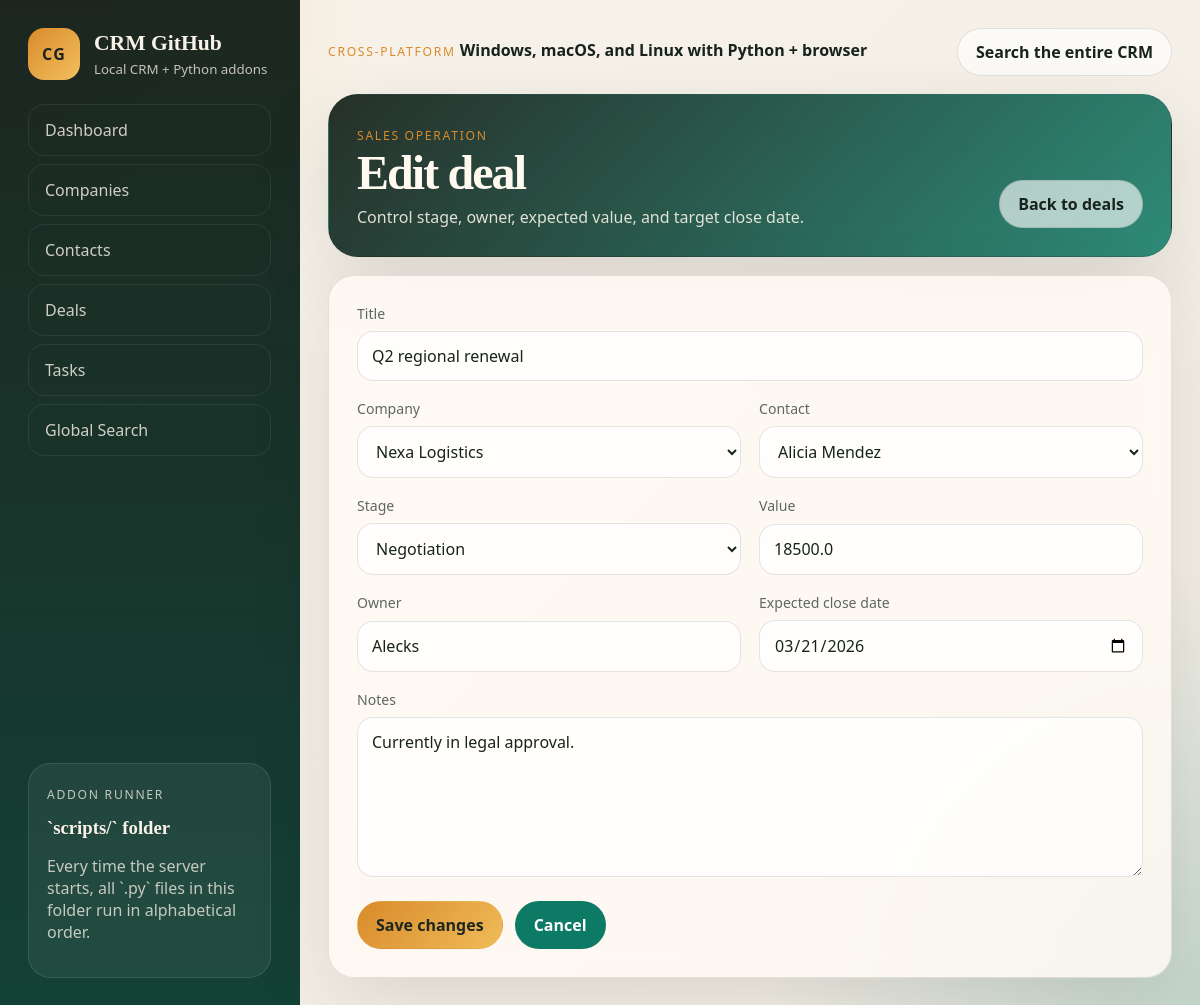
The page /deals/1/edit on the database its author committed.
### tables this page shows
CREATE TABLE deals (
    id INTEGER PRIMARY KEY AUTOINCREMENT,
    title TEXT NOT NULL,
    company_id INTEGER REFERENCES companies(id) ON DELETE SET NULL,
    contact_id INTEGER REFERENCES contacts(id) ON DELETE SET NULL,
    stage TEXT NOT NULL DEFAULT 'Prospecting',
    value REAL NOT NULL DEFAULT 0,
    owner TEXT,
    expected_close_date TEXT,
    notes TEXT,
    created_at TEXT NOT NULL DEFAULT CURRENT_TIMESTAMP
);

CREATE TABLE companies (
    id INTEGER PRIMARY KEY AUTOINCREMENT,
    name TEXT NOT NULL,
    industry TEXT,
    website TEXT,
    email TEXT,
    phone TEXT,
    city TEXT,
    country TEXT,
    notes TEXT,
    created_at TEXT NOT NULL DEFAULT CURRENT_TIMESTAMP
);

### crm/routes.py (the view, shortened to what this page needs)
@bp.route("/deals/<int:deal_id>/edit", methods=["GET", "POST"])
def edit_deal(deal_id: int):
    deal = db.get_deal(database_path(), deal_id)
    if not deal:
        flash("Deal does not exist.", "error")
        return redirect(url_for("crm.deals"))
    return render_template(
        "deal_form.html",
        deal=deal,
        companies=db.get_company_options(database_path()),
        contacts=db.get_contact_options(database_path()),
        deal_stages=DEAL_STAGES,
    )

### crm/db.py (called while the page is built)
def connect(database_path: str | Path) -> sqlite3.Connection:
    connection = sqlite3.connect(str(database_path))
    connection.row_factory = sqlite3.Row
    connection.execute("PRAGMA foreign_keys = ON")
    return connection

def query_all(database_path: str | Path, sql: str, params: tuple[Any, ...] = ()) -> list[dict]:
    with connect(database_path) as connection:
        rows = connection.execute(sql, params).fetchall()
    return [dict(row) for row in rows]

def query_one(database_path: str | Path, sql: str, params: tuple[Any, ...] = ()) -> dict | None:
    with connect(database_path) as connection:
        row = connection.execute(sql, params).fetchone()
    return dict(row) if row else None

def get_company_options(database_path: str | Path) -> list[dict]:
    return query_all(
        database_path,
        "SELECT id, name FROM companies ORDER BY name COLLATE NOCASE ASC",
    )

def get_contact_options(database_path: str | Path) -> list[dict]:
    return query_all(
        database_path,
        """
        SELECT id, first_name || ' ' || last_name AS name
        FROM contacts
        ORDER BY first_name COLLATE NOCASE ASC, last_name COLLATE NOCASE ASC
        """,
    )

def get_deal(database_path: str | Path, deal_id: int) -> dict | None:
    return query_one(database_path, "SELECT * FROM deals WHERE id = ?", (deal_id,))

### crm/routes.py (called while the page is built)
def database_path() -> str:
    return current_app.config["DATABASE"]

### crm/templates/deal_form.html (shortened to what this page needs)
{% extends "base.html" %}
{% block hero %}
  <section class="hero-card">
    <div>
      <p class="eyebrow">Sales operation</p>
      <h1>{% if deal %}Edit deal{% else %}New deal{% endif %}</h1>
      <p>Control stage, owner, expected value, and target close date.</p>
    </div>
    <div class="hero-actions">
      <a class="button ghost" href="{{ url_for('crm.deals') }}">Back to deals</a>
    </div>
  </section>
{% endblock %}
{% block content %}
  <section class="panel form-panel full-span">
    <form class="form-grid" method="post">
      <label class="field full">
        <span>Title</span>
        <input type="text" name="title" value="{{ deal.title if deal else '' }}" required>
      </label>
      <label class="field">
        <span>Company</span>
        <select name="company_id">
          {% for company in companies %}
            <option value="{{ company.id }}" {% if deal and company.id == deal.company_id %}selected{% endif %}>{{ company.name }}</option>
          {% endfor %}
        </select>
      </label>
      <label class="field">
        <span>Contact</span>
        <select name="contact_id">
          {% for contact in contacts %}
            <option value="{{ contact.id }}" {% if deal and contact.id == deal.contact_id %}selected{% endif %}>{{ contact.name }}</option>
          {% endfor %}
        </select>
      </label>
      <label class="field">
        <span>Stage</span>
        <select name="stage">
          {% for stage in deal_stages %}
            <option value="{{ stage }}" {% if (deal and deal.stage == stage) or (not deal and stage == 'Prospecting') %}selected{% endif %}>{{ stage }}</option>
          {% endfor %}
        </select>
      </label>
      <label class="field">
        <span>Value</span>
        <input type="number" name="value" min="0" step="0.01" value="{{ deal.value if deal else '0' }}">
      </label>
      <label class="field">
        <span>Owner</span>
        <input type="text" name="owner" value="{{ deal.owner if deal else '' }}">
      </label>
      <label class="field">
        <span>Expected close date</span>
        <input type="date" name="expected_close_date" value="{{ deal.expected_close_date if deal else '' }}">
      </label>
      <label class="field full">
        <span>Notes</span>
        <textarea name="notes" rows="6">{{ deal.notes if deal else '' }}</textarea>
      </label>
      <div class="form-actions full">
        <button class="button primary" type="submit">{% if deal %}Save changes{% else %}Create deal{% endif %}</button>
        <a class="button secondary" href="{{ url_for('crm.deals') }}">Cancel</a>
      </div>
    </form>
  </section>
{% endblock %}

### crm/static/styles.css (style rules this page uses)
:root { --bg: #f3eee5; --bg-strong: #e7decc; --panel: rgba(255, 251, 245, 0.82); --panel-strong: #fff8ef; --line: rgba(38, 41, 35, 0.12); --ink: #18231c; --muted: #5d685f; --accent: #0d7a65; --accent-strong: #095947; --accent-soft: rgba(13, 122, 101, 0.12); --sun: #d98b2b; --danger: #c45435; --danger-soft: rgba(196, 84, 53, 0.14); --shadow: 0 28px 80px rgba(31, 37, 29, 0.12); }
* { box-sizing: border-box; }
html { scroll-behavior: smooth; }
body { margin: 0; min-height: 100vh; color: var(--ink); font-family: "Avenir Next", "Segoe UI", "Trebuchet MS", sans-serif; background: radial-gradient(circle at top left, rgba(217, 139, 43, 0.22), transparent 24%), radial-gradient(circle at bottom right, rgba(13, 122, 101, 0.2), transparent 28%), linear-gradient(135deg, #f8f3ea, var(--bg)); }
a { color: inherit; text-decoration: none; }
button, input, select, textarea { font: inherit; }
.eyebrow { display: inline-block; margin: 0 0 6px; font-size: 0.76rem; text-transform: uppercase; letter-spacing: 0.14em; color: var(--sun); }
.hero-card { border: 1px solid var(--line); border-radius: 30px; padding: 28px; background: linear-gradient(135deg, rgba(24, 35, 28, 0.94), rgba(13, 122, 101, 0.86)), linear-gradient(180deg, rgba(255, 255, 255, 0.08), transparent); color: #fff9ef; display: flex; justify-content: space-between; align-items: end; gap: 24px; box-shadow: var(--shadow); }
.hero-card h1 { margin: 0 0 10px; font-size: clamp(2rem, 4vw, 3.35rem); line-height: 0.95; letter-spacing: -0.04em; font-family: "Iowan Old Style", "Palatino Linotype", serif; }
.hero-card p:last-child { margin: 0; max-width: 58ch; color: rgba(255, 249, 239, 0.86); }
.hero-actions { display: flex; flex-wrap: wrap; gap: 12px; }
.full-span { grid-column: 1 / -1; }
.panel, .metric-card { border: 1px solid var(--line); border-radius: 26px; background: var(--panel); backdrop-filter: blur(14px); box-shadow: var(--shadow); }
.panel { padding: 22px; }
.button { appearance: none; border: 0; border-radius: 999px; padding: 12px 18px; display: inline-flex; align-items: center; justify-content: center; gap: 8px; font-weight: 700; cursor: pointer; transition: transform 160ms ease, filter 160ms ease, background 160ms ease; }
.button.primary, .button.secondary, .button.ghost, .button.danger { border: 1px solid transparent; }
.button.primary { background: linear-gradient(135deg, var(--sun), #f0bb59); color: #1d261f; }
.button.secondary { background: var(--accent); color: white; }
.button.ghost { background: rgba(255, 255, 255, 0.64); border-color: var(--line); color: var(--ink); }
input[type="search"], input[type="text"], input[type="email"], input[type="url"], input[type="number"], input[type="date"], select, textarea { width: 100%; border: 1px solid var(--line); border-radius: 16px; padding: 13px 14px; background: rgba(255, 255, 255, 0.78); color: var(--ink); }
.form-panel { padding: 28px; }
.form-grid { display: grid; grid-template-columns: repeat(2, minmax(0, 1fr)); gap: 18px; }
.field { display: grid; gap: 8px; }
.field span { font-size: 0.88rem; color: var(--muted); }
.field.full, .form-actions.full { grid-column: 1 / -1; }
textarea { resize: vertical; min-height: 140px; }
.form-actions { display: flex; gap: 12px; flex-wrap: wrap; margin-top: 6px; }

### rows shown on the page
deals: title "Q2 regional renewal", company_id "Nexa Logistics", contact_id "Alicia Mendez", stage "Negotiation", value "18500.0", owner "Alecks", expected_close_date "03/21/2026", notes "Currently in legal approval."

### other values the page prints
{{ app_name }} "CRM GitHub"
